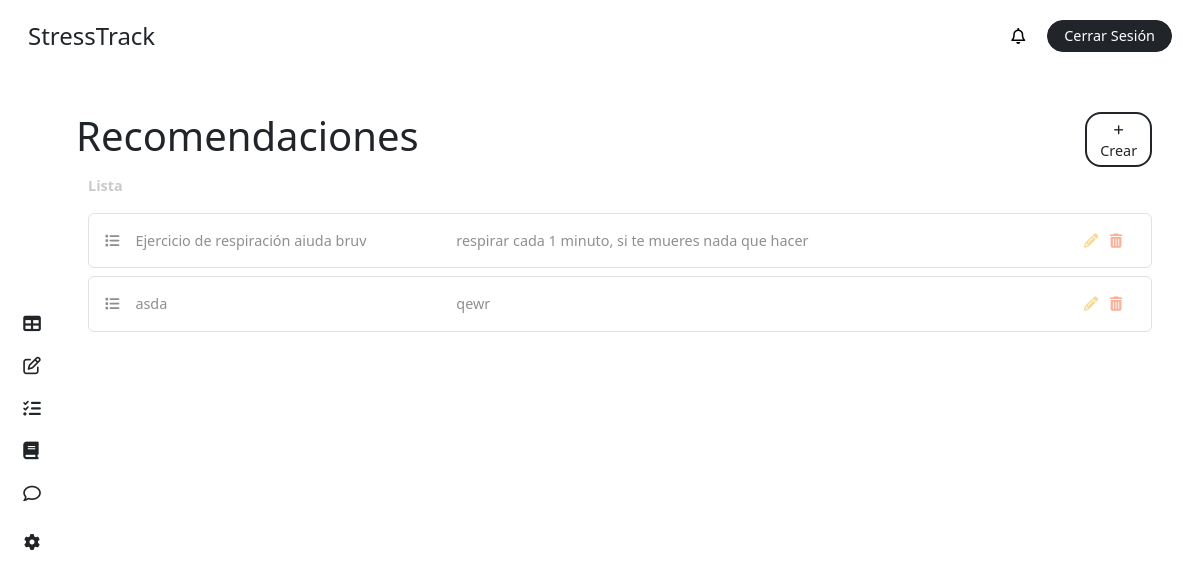
/recommendation/ (signed in), run on the app's committed database.
### stress/models.py (models this page shows, shortened)
class Recommendation(models.Model):
    title = models.CharField(max_length=255)
    description = models.CharField(max_length=255)
    min_percent = models.IntegerField()
    max_percent = models.IntegerField()

### stress/views.py (the view, shortened to what this page needs)
# urls.py: path('recommendation/', views.recommendation, name='recommendation'),
@login_required
def recommendation(request):
    user = request.user
    form = RecommendationForm()
    recommendations = Recommendation.objects.all()
    context = {
        'role': user.role,
        'recommendations': recommendations,
        'form': form,
    }
    return render(request, 'dashboard/recommendation.html', context)

### stress/templates/dashboard/recommendation.html (shortened to what this page needs)
{% extends "base/dashboard_base.html" %}
{% block content %}
{% include "elements/dashboard_sidebar.html" with role=role %}
<main class="main p-4 pt-3 pe-5">
  <div class="my-4">
        <div class="row">
            <div class="col-11 p-0">
                <h1 class="m-0">Recomendaciones</h1>
            </div>
            <div class="col-1 d-flex flex-column justify-content-center">
                <button
                    class="fs-7 text-center rounded-4 bg-white border border-dark border-2 text-dark text-decoration-none py-1 px-2"
                    data-bs-toggle="modal"
                    data-bs-target="#addRecoModal"
                >
                    <i class="fa-solid fa-plus fs-8"></i> Crear
                </button>
            </div>
        </div>
        <label class="text-grisillo fw-bold my-2">Lista</label>
        {% if recommendations %}
            {% for recommendation in recommendations %}
                <div class="p-3 my-2 rounded-2 text-gris border border-1">
                    <div class="row">
                        <div class="col-4">
                            <i class="fa-solid fa-list me-3"></i>{{ recommendation.title }}
                        </div>
                        <div class="col-7">
                            {{ recommendation.description }}
                        </div>
                        <div class="col-1 text-center">
                            <a  href="#"
                                class="mx-1 text-decoration-none text-not-bad edit-task"
                                data-bs-toggle="modal"
                                data-bs-target="#updateRecoModal{{ recommendation.id }}""
                                title="Editar">
                                <i class="fa-solid fa-pencil"></i>
                            </a>
                            <a  href="{% url 'delete-recommendation' recommendation.id %}"
                                class="mx-1 text-decoration-none text-dying"
                                title="Eliminar"
                                id="delete-reco-{{ recommendation.id }}"
                            >
                                <i class="fa-solid fa-trash-can"></i>
                            </a>
                        </div>
                    </div>
                </div>
            {% endfor %}
        {% else %}
            <div class="bg-inf p-3 my-2 rounded-2 text-gris">
                <i class="fas fa-info-circle me-2"></i> No existen recomendaciones por el momento.
            </div>
        {% endif %}
    </div>
</main>
{% endblock %}

### stress/static/css/main.css (style rules this page uses)
body { height: 100vh; margin: 0; padding: 0; display: grid; grid-template-columns: 4rem 1fr; grid-template-rows: 4.5rem 1fr; grid-template-areas: "header header" "side main"; gap: 0; background-color: white; }
.main { grid-area: main; overflow-y: auto; }
.fs-7 { font-size: .9rem; }
.fs-8 { font-size: .7rem !important; }
.text-not-bad { color: #f8da95; }
.text-dying { color: #f9b29a; }
.text-grisillo { color: #cacaca; font-size: .9rem; }
.text-gris { color: #8f8f8f !important; font-size: .9rem; }

### data on the page
Recommendation: title "Ejercicio de respiración aiuda bruv", description "respirar cada 1 minuto, si te mueres nada que hacer"
Recommendation: title "asda", description "qewr"
